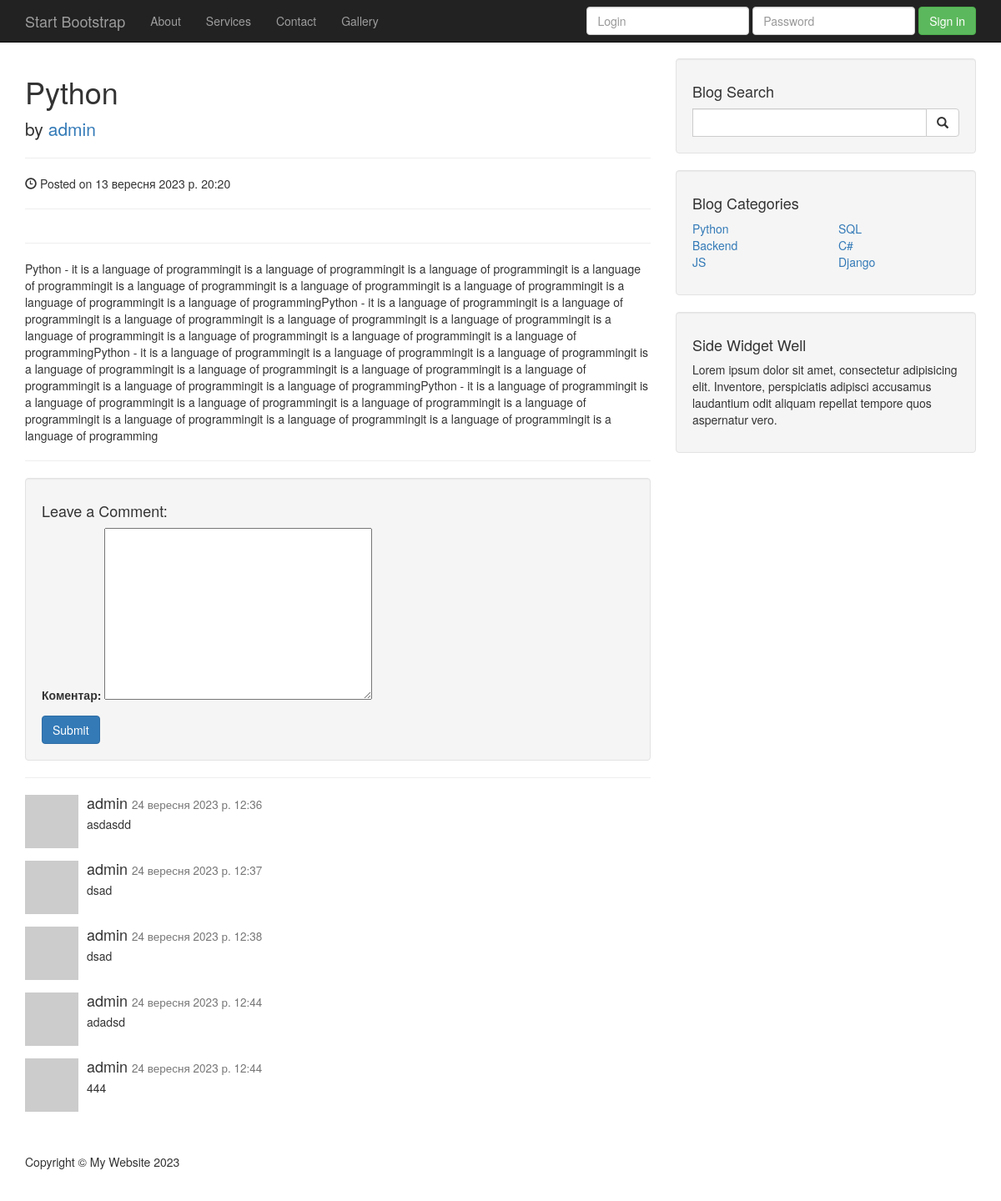
The app's page /blog/post2 with its own data.
### blog/models.py (models this page shows, shortened)
class Post(models.Model):
    title = models.CharField(max_length=30, verbose_name="Заголовок")
    content = models.TextField(verbose_name="Опис")
    published_date = models.DateTimeField(auto_created=True, verbose_name="Дата та час")
    category = models.ForeignKey(Category, on_delete=models.CASCADE, verbose_name="Категорія")
    user = models.ForeignKey(User, on_delete=models.CASCADE, verbose_name="Автор")
    comments = models.ManyToManyField(Comment, blank=True, verbose_name="Коментарі", related_name='post_comments')
    image = models.ImageField(upload_to='uploads/post', verbose_name="Зображення")
    class Meta:
        verbose_name = "Пост"
        verbose_name_plural = "Пости"

class Comment(models.Model):
    post = models.ForeignKey('blog.Post', on_delete=models.CASCADE, default=1)
    author = models.ForeignKey(User, on_delete=models.CASCADE, verbose_name="Автор")
    datetime = models.DateTimeField(auto_now_add=True, verbose_name="Дата та час")
    text = models.TextField(verbose_name="Коментар")
    class Meta:
        verbose_name = "Коментар"
        verbose_name_plural = "Коментарі"

class Category(models.Model):
    name = models.CharField(max_length=30, verbose_name="Категорія")
    class Meta:
        verbose_name = "Категорія"
        verbose_name_plural = "Категорії"

### blog/views.py (the view)
# urls.py: path("blog/post<int:id>", views.post, name="post"),
def post(request, id=None):
    post = get_object_or_404(Post, pk=id)
    comments = Comment.objects.filter(post=post)
    comment_form = CommentForm()
    context = {"post": post, "comments": comments, 'comment_form': comment_form}
    context.update(get_categories())
    return render(request, 'blog/post.html', context=context)

### blog/forms.py
class CommentForm(forms.ModelForm):
    class Meta:
        model = Comment
        exclude = ('post', 'author', 'published_date')

### blog/views.py (called while the page is built)
def get_categories():
    all = Category.objects.all()
    count = all.count()
    half = count // 2
    if count % 2 != 0:
        half += 1
    return {"cat1": all[:half], "cat2": all[half:]}

### templates/blog/post.html (shortened to what this page needs)
{% extends "blog/base.html" %}
{% load crispy_forms_tags %}
{% block content %}
<h1>{{post.title}}</h1>
<p class="lead">
    by <a href="/">{{post.user}}</a>
</p>
<hr>
<p><span class="glyphicon glyphicon-time"></span> Posted on {{post.published_date}}</p>
<hr>
<hr>
<p>{{post.content}}</p>
<hr>
<div class="well">
    <h4>Leave a Comment:</h4>
    <form method="POST" action="{% url 'add_comment' post.id %}">
        {{comment_form | crispy}}
        <button type="submit" class="btn btn-primary">Submit</button>
    </form>
</div>
<hr>
{% for comment in comments %}
<div class="media">
    <a class="pull-left" href="#">
        <img class="media-object" src="http://placehold.it/64x64" alt="">
    </a>
    <div class="media-body">
        <h4 class="media-heading">{{ comment.author.username }}
            <small>{{ comment.datetime }}</small>
        </h4>
        {{ comment.text }}
    </div>
</div>
{% endfor %}
{% endblock %}

### templates/blog/base.html (shortened to what this page needs)
<!DOCTYPE html>
<html lang="en">
<head>
    {% load static %}
    <link href="{% static 'blog/css/bootstrap.min.css' %}" rel="stylesheet">
    <link href="{% static 'blog/css/blog-home.css' %}" rel="stylesheet">
</head>
<body>
<nav class="navbar navbar-inverse navbar-fixed-top" role="navigation">
    <div class="container">
        <div class="navbar-header">
            <a class="navbar-brand" href="{% url 'main'%}">Start Bootstrap</a>
        </div>
        <div class="collapse navbar-collapse" id="bs-example-navbar-collapse-1">
            <ul class="nav navbar-nav">
                <li>
                    <a href="{% url 'about'%}">About</a>
                </li>
                <li>
                    <a href="{% url 'services'%}">Services</a>
                </li>
                <li>
                    <a href="{% url 'contact'%}">Contact</a>
                </li>
                <li>
                    <a href="{% url 'gallery'%}">Gallery</a>
                </li>
            </ul> {% include "blog/toggle_login.html"%}
        </div>
    </div>
</nav>
<div class="container">
    <div class="row">
        <div class="col-md-8">
            {% block content %}
            {% endblock %}
        </div>
        <div class="col-md-4">
<div class="well">
    <h4>Blog Search</h4>
    <form method="GET" action="{% url 'search' %}" class="input-group">
        <input type="text" name="query" class="form-control">
        <span class="input-group-btn">
            <button class="btn btn-default" type="submit">
                <span class="glyphicon glyphicon-search"></span>
            </button>
        </span>
    </form>
</div>
            <div class="well">
                <h4>Blog Categories</h4>
                <div class="row">
                    <div class="col-lg-6">
                        <ul class="list-unstyled">
                          {% for c in cat1 %}
                          <li><a href="{% url 'category' name=c.name %}">{{ c.name }}</a></li>
                          {% endfor %}
                        </ul>
                    </div>
                    <div class="col-lg-6">
                        <ul class="list-unstyled">
                          {% for c in cat2 %}
                          <li><a href="{% url 'category' name=c.name %}">{{ c.name }}</a></li>
                          {% endfor %}
                        </ul>
                    </div>
                </div>
            </div>
            <div class="well">
                <h4>Side Widget Well</h4>
                <p>Lorem ipsum dolor sit amet, consectetur adipisicing elit. Inventore, perspiciatis adipisci accusamus
                    laudantium odit aliquam repellat tempore quos aspernatur vero.</p>
            </div>
        </div>
    </div>
</div>
<footer>
    <div class="container">
        <div class="row">
            <div class="col-lg-12">
                <p>Copyright &copy; My Website 2023</p>
            </div>
        </div>
    </div>
</footer>
</body>
</html>

### templates/blog/toggle_login.html (shortened to what this page needs)
{% if user.is_authenticated %}
<div class="navbar-form navbar-right">
    <a href="{% url 'blog_logout' %}" class="btn btn-danger">Logout</a>
</div>
<ul class="nav navbar-nav navbar-right">
    <li><a href="{% url 'user_profile' %}">Hello {{user}}</a></li>
</ul>
{% else %}
    <form class="navbar-form navbar-right" method="POST" action="{% url 'blog_login' %}">
        <div class="form-group">
            <input type="text" placeholder="Login" name="username" class="form-control">
        </div>
        <div class="form-group">
            <input type="password" placeholder="Password" name="password" class="form-control">
        </div>
        <button type="submit" class="btn btn-success">Sign in</button>
    </form>
{% endif %}

### static/blog/css/blog-home.css (style rules this page uses)
body { padding-top: 70px; }
footer { margin: 50px 0; }

### records on screen
Post: title "Python", user "admin", published_date "13 вересня 2023 р. 20:20", content "Python - it is a language of programmingit is a language of programmingit is a language of programmingit is a language of programmingit is a language of programmingit is a language of programmingit is a language of programmingit is a language of programmingit is a language of programmingPython - it is a language of programmingit is a language of programmingit is a language of programmingit is a language of programmingit is a language of programmingit is a language of programmingit is a language of programmingit is a language of programmingit is a language of programmingPython - it is a language of programmingit is a language of programmingit is a language of programmingit is a language of…"
Comment: author.username "admin", datetime "24 вересня 2023 р. 12:36", text "asdasdd"
Comment: author.username "admin", datetime "24 вересня 2023 р. 12:37", text "dsad"
Comment: author.username "admin", datetime "24 вересня 2023 р. 12:38", text "dsad"
Comment: author.username "admin", datetime "24 вересня 2023 р. 12:44", text "adadsd"
Comment: author.username "admin", datetime "24 вересня 2023 р. 12:44", text "444"
Category: name "Python"
Category: name "Backend"
Category: name "JS"
Category: name "SQL"
Category: name "C#"
Category: name "Django"
